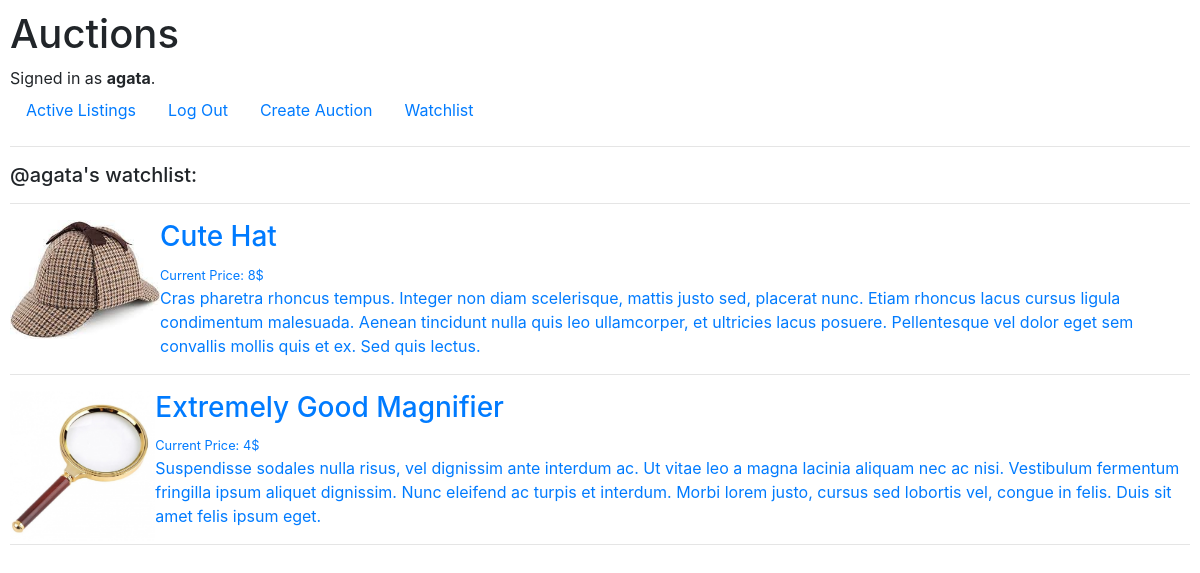
Page /watchlist/2/ on the committed database.
### auctions/models.py (models this page shows, shortened)
class User(AbstractUser):
    pass

class Listing(models.Model):
    picture = models.ImageField(upload_to='auctions/files/listings_pictures', null=True, blank="True")
    title = models.CharField(max_length=30)
    user = models.ForeignKey(User, on_delete=models.CASCADE)
    description = models.CharField(max_length=300)
    bid = models.ForeignKey(Bid, on_delete=models.CASCADE)
    created = models.DateTimeField(auto_now_add=True)
    category = models.ForeignKey(Category, on_delete=models.CASCADE)
    status = models.CharField(max_length=20)
    followers = models.ManyToManyField(User, blank=True, related_name="followers")

class Bid(models.Model):
    user = models.ForeignKey(User, on_delete=models.CASCADE)
    bid = models.IntegerField()
    def __str__(self):
        return str(self.bid)

### auctions/views.py (the view)
# urls.py: path("watchlist/<str:pk>/", views.watchlist, name="watchlist")
def watchlist(request, pk):
    user = User.objects.get(id=pk)
    listings = user.followers.all()
    user.followers.add()
    context = {'listings': listings, 'user': user}
    return render(request, "auctions/watchlist.html", context)

### auctions/templates/auctions/watchlist.html
{% extends "auctions/layout.html" %}
{% block body %}
<h5>@{{user}}'s watchlist:</h5>
<hr>
{% for listing in listings %}
    <a href="{% url 'detail' listing.id %}">
    <img src="{{ listing.picture.url }}" style='max-width: 150px; max-height: 150px; float: left; padding-right: 30;'>
    <h3>{{ listing.title }}</h3>
    <small>Current Price: {{ listing.bid }}$</small>
    <p>{{ listing.description }}</p>
    </a>
    <hr>
{% endfor %}
{% endblock %}

### auctions/templates/auctions/layout.html (shortened to what this page needs)
{% load static %}
<!DOCTYPE html>
<html lang="en">
    <head>
        <link rel="stylesheet" href="https://stackpath.bootstrapcdn.com/bootstrap/4.4.1/css/bootstrap.min.css">
        <link href="{% static 'auctions/styles.css' %}" rel="stylesheet">
    </head>
    <body>
        <h1>Auctions</h1>
        <div>
            {% if user.is_authenticated %}
                Signed in as <strong>{{ user.username }}</strong>.
            {% else %}
                Not signed in.
            {% endif %}
        </div>
        <ul class="nav">
            <li class="nav-item">
                <a class="nav-link" href="{% url 'index' %}">Active Listings</a>
            </li>
            {% if user.is_authenticated %}
                <li class="nav-item">
                    <a class="nav-link" href="{% url 'logout' %}">Log Out</a>
                </li>
            {% endif %}
            {% if user.is_authenticated %}
                <li class="nav-item">
                    <a class="nav-link" href="{% url 'create' %}">Create Auction</a>
                </li>
                <li class="nav-item">
                    <a class="nav-link" href="{% url 'watchlist' user.id %}">Watchlist</a>
                </li>
            {% endif %}
        </ul>
        <hr>
        {% block body %}
        {% endblock %}
    </body>
</html>

### auctions/static/auctions/styles.css (style rules this page uses)
body { padding: 10px; }

### rows in the picture
User: username "agata"
Listing: picture (picture), title "Cute Hat", bid "8", description "Cras pharetra rhoncus tempus. Integer non diam scelerisque, mattis justo sed, placerat nunc. Etiam rhoncus lacus cursus ligula condimentum malesuada. Aenean tincidunt nulla quis leo ullamcorper, et ultricies lacus posuere. Pellentesque vel dolor eget sem convallis mollis quis et ex. Sed quis lectus."
Listing: picture (picture), title "Extremely Good Magnifier", bid "4", description "Suspendisse sodales nulla risus, vel dignissim ante interdum ac. Ut vitae leo a magna lacinia aliquam nec ac nisi. Vestibulum fermentum fringilla ipsum aliquet dignissim. Nunc eleifend ac turpis et interdum. Morbi lorem justo, cursus sed lobortis vel, congue in felis. Duis sit amet felis ipsum eget."
